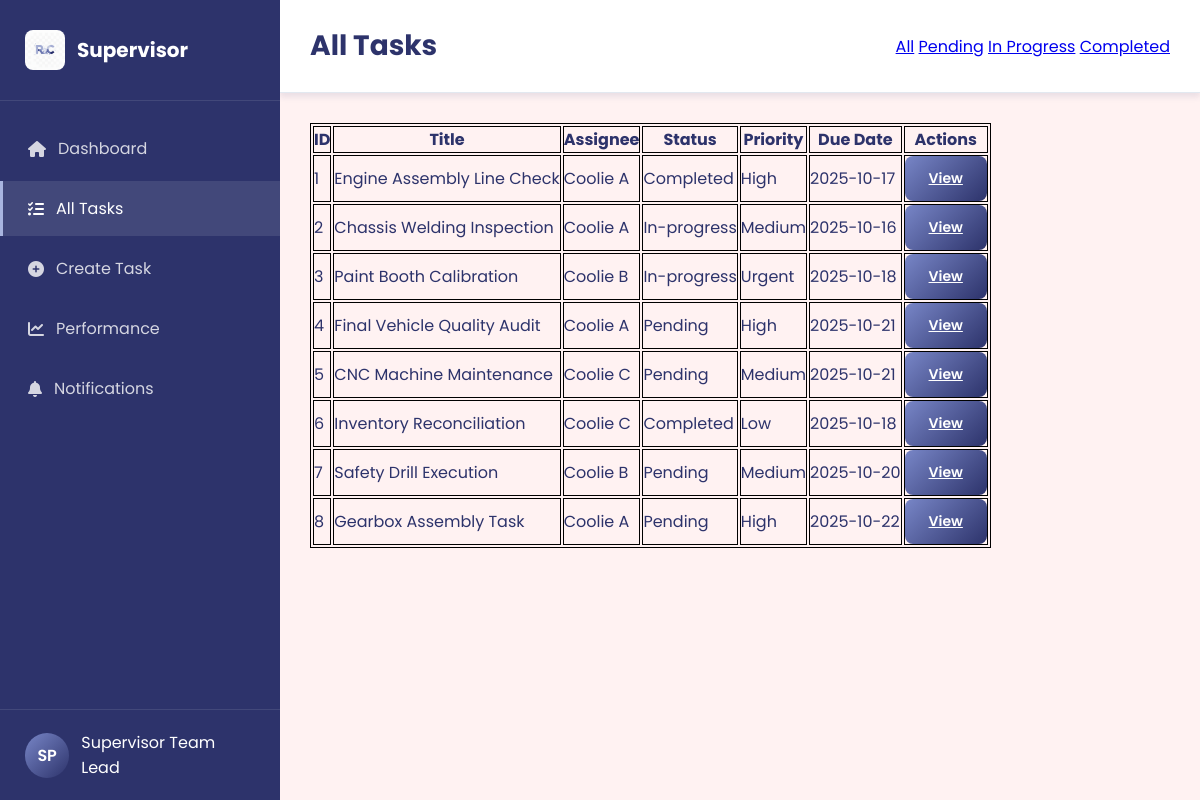
/supervisor/task_list (signed in), run on the app's committed database.
### application/models.py (models this page shows, shortened)
class Task(db.Model):
    __tablename__ = "tasks"
    id = db.Column(db.Integer, primary_key=True)
    name = db.Column(db.String(150), nullable=False)
    description = db.Column(db.Text, nullable=True)
    status = db.Column(db.String(50), default="pending")
    category = db.Column(db.String(50), nullable=True)
    priority = db.Column(db.String(20), default="medium")
    start_date = db.Column(db.Date, nullable=True)
    due_date = db.Column(db.Date, nullable=True)
    estimated_hours = db.Column(db.Integer, nullable=True)
    tags = db.Column(db.String(250), nullable=True)  # comma-separated tags
    assigned_worker_id = db.Column(db.Integer, db.ForeignKey("users.id"))
    created_by_supervisor_id = db.Column(db.Integer, db.ForeignKey("users.id"))
    assigned_worker = db.relationship("User", back_populates="tasks", foreign_keys=[assigned_worker_id])
    work_sessions = db.relationship("WorkSession", back_populates="task", cascade="all, delete-orphan")

class User(db.Model):
    __tablename__ = "users"
    id = db.Column(db.Integer, primary_key=True)
    emp_id = db.Column(db.String(50), unique=True, nullable=False)
    name = db.Column(db.String(100), nullable=False)
    email = db.Column(db.String(120), unique=True, nullable=False)
    password = db.Column(db.String(200), nullable=False)
    role = db.Column(db.String(50), nullable=False)
    tasks = db.relationship("Task", back_populates="assigned_worker", foreign_keys="Task.assigned_worker_id")
    assessments = db.relationship("Assessment", back_populates="worker", cascade="all, delete-orphan")
    machine_logs = db.relationship("MachineLog", back_populates="worker", cascade="all, delete-orphan")
    work_sessions = db.relationship("WorkSession", back_populates="worker", cascade="all, delete-orphan")

### application/controllers.py (the view)
    @app.route("/supervisor/task_list")
    def task_list():
        if session.get("role") != "supervisor":
            flash("Unauthorized access.", "danger")
            return redirect(url_for("login"))
        status = request.args.get("status")
        tasks = Task.query.filter_by(status=status).all() if status else Task.query.all()
        return render_template("supervisor/task_list.html", tasks=tasks)

### templates/supervisor/task_list.html (shortened to what this page needs)
<!DOCTYPE html>
<html lang="en">
<head>
  <link rel="stylesheet" href="/static/supervisor/task_list.css" />
  <link rel="stylesheet" href="https://cdnjs.cloudflare.com/ajax/libs/font-awesome/6.4.0/css/all.min.css" />
</head>
<body>
  <div class="dashboard-container">
    <nav class="sidebar">
      <div class="sidebar-header">
        <div class="logo">
          <img src="../static/assests/logo.png" alt="Role-Craft" onerror="this.style.display='none'">
          <span>Supervisor</span>
        </div>
      </div>
      <ul class="sidebar-menu">
        <li><a href="{{ url_for('supervisor_dashboard') }}"><i class="fas fa-home"></i> Dashboard</a></li>
        <li class="active"><a href="{{ url_for('task_list') }}"><i class="fas fa-tasks"></i> All Tasks</a></li>
        <li><a href="{{ url_for('task_create') }}"><i class="fas fa-plus-circle"></i> Create Task</a></li>
        <li><a href="{{ url_for('worker_performance') }}"><i class="fas fa-chart-line"></i> Performance</a></li>
        <li><a href="{{ url_for('notifications_supervisor') }}"><i class="fas fa-bell"></i> Notifications</a></li>
      </ul>
      <div class="sidebar-footer">
        <div class="user-info">
          <div class="user-avatar">SP</div>
          <div class="user-details">
            <span class="user-name">Supervisor</span>
            <span class="user-role">Team Lead</span>
          </div>
        </div>
      </div>
    </nav>
    <main class="main-content">
      <header class="content-header">
        <h1>All Tasks</h1>
        <div class="filters">
          <a href="{{ url_for('task_list') }}">All</a>
          <a href="{{ url_for('task_list', status='pending') }}">Pending</a>
          <a href="{{ url_for('task_list', status='in-progress') }}">In Progress</a>
          <a href="{{ url_for('task_list', status='completed') }}">Completed</a>
        </div>
      </header>
      <div class="content-body">
        <table class="task-table">
          <thead>
            <tr>
              <th>ID</th>
              <th>Title</th>
              <th>Assignee</th>
              <th>Status</th>
              <th>Priority</th>
              <th>Due Date</th>
              <th>Actions</th>
            </tr>
          </thead>
          <tbody>
            {% for task in tasks %}
            <tr>
              <td>{{ task.id }}</td>
              <td>{{ task.name }}</td>
              <td>{{ task.assigned_worker.name if task.assigned_worker else 'Unassigned' }}</td>
              <td><span class="status-badge {{ task.status|lower }}">{{ task.status|capitalize }}</span></td>
              <td><span class="priority-badge {{ task.priority|lower }}">{{ task.priority|capitalize }}</span></td>
              <td>{{ task.due_date.strftime('%Y-%m-%d') if task.due_date else '—' }}</td>
              <td>
                <a href="{{ url_for('supervisor_task_details', task_id=task.id) }}"
                   class="btn btn-sm btn-primary">
                   View
                </a>
              </td>
            </tr>
            {% else %}
            <tr><td colspan="7">No tasks found.</td></tr>
            {% endfor %}
          </tbody>
        </table>
      </div>
    </main>
  </div>
</body>
</html>

### static/supervisor/task_list.css (style rules this page uses)
* { margin: 0; padding: 0; box-sizing: border-box; }
:root { --primary: #2D336B; --secondary: #7886C7; --accent: #A9B5DF; --background: #FFF2F2; --success: #4CAF50; --warning: #FF9800; --danger: #f44336; --text: #2D336B; --text-light: #7886C7; --border: #E2E8F0; --shadow: 0 4px 6px rgba(45, 51, 107, 0.1); }
table, th, td { border: 1px solid black; }
body { font-family: 'Poppins', sans-serif; background: linear-gradient(135deg, #A9B5DF 0%, #7886C7 100%); color: var(--text); min-height: 100vh; }
.dashboard-container { display: flex; min-height: 100vh; }
.sidebar { width: 280px; background: var(--primary); color: white; display: flex; flex-direction: column; box-shadow: var(--shadow); }
.sidebar-header { padding: 30px 25px; border-bottom: 1px solid rgba(255, 255, 255, 0.1); }
.logo { display: flex; align-items: center; gap: 12px; font-size: 20px; font-weight: 700; }
.logo img { width: 40px; height: 40px; border-radius: 8px; }
.sidebar-menu { flex: 1; padding: 20px 0; }
.sidebar-menu li { list-style: none; margin-bottom: 5px; }
.sidebar-menu a { display: flex; align-items: center; gap: 12px; padding: 15px 25px; color: rgba(255, 255, 255, 0.8); text-decoration: none; transition: all 0.3s ease; border-left: 3px solid transparent; }
.sidebar-menu a:hover, .sidebar-menu li.active a { background: rgba(255, 255, 255, 0.1); color: white; border-left-color: var(--accent); }
.sidebar-footer { padding: 20px 25px; border-top: 1px solid rgba(255, 255, 255, 0.1); }
.user-info { display: flex; align-items: center; gap: 12px; }
.user-avatar { width: 45px; height: 45px; border-radius: 50%; background: linear-gradient(135deg, var(--secondary), var(--primary)); display: flex; align-items: center; justify-content: center; font-weight: 600; font-size: 16px; }
.main-content { flex: 1; background: var(--background); overflow-y: auto; }
.content-header { background: white; padding: 25px 30px; border-bottom: 1px solid var(--border); display: flex; justify-content: space-between; align-items: center; box-shadow: var(--shadow); }
.content-header h1 { font-size: 28px; font-weight: 700; color: var(--primary); }
.btn { padding: 12px 24px; border: none; border-radius: 8px; font-weight: 600; cursor: pointer; transition: all 0.3s ease; display: flex; align-items: center; gap: 8px; font-size: 14px; }
.btn-primary { background: linear-gradient(135deg, var(--secondary), var(--primary)); color: white; }
.content-body { padding: 30px; }

### data on the page
Task: id "1", name "Engine Assembly Line Check", assigned_worker "Coolie A", status "Completed", priority "High", due_date "2025-10-17"
Task: id "2", name "Chassis Welding Inspection", assigned_worker "Coolie A", status "In-progress", priority "Medium", due_date "2025-10-16"
Task: id "3", name "Paint Booth Calibration", assigned_worker "Coolie B", status "In-progress", priority "Urgent", due_date "2025-10-18"
Task: id "4", name "Final Vehicle Quality Audit", assigned_worker "Coolie A", status "Pending", priority "High", due_date "2025-10-21"
Task: id "5", name "CNC Machine Maintenance", assigned_worker "Coolie C", status "Pending", priority "Medium", due_date "2025-10-21"
Task: id "6", name "Inventory Reconciliation", assigned_worker "Coolie C", status "Completed", priority "Low", due_date "2025-10-18"
Task: id "7", name "Safety Drill Execution", assigned_worker "Coolie B", status "Pending", priority "Medium", due_date "2025-10-20"
Task: id "8", name "Gearbox Assembly Task", assigned_worker "Coolie A", status "Pending", priority "High", due_date "2025-10-22"
